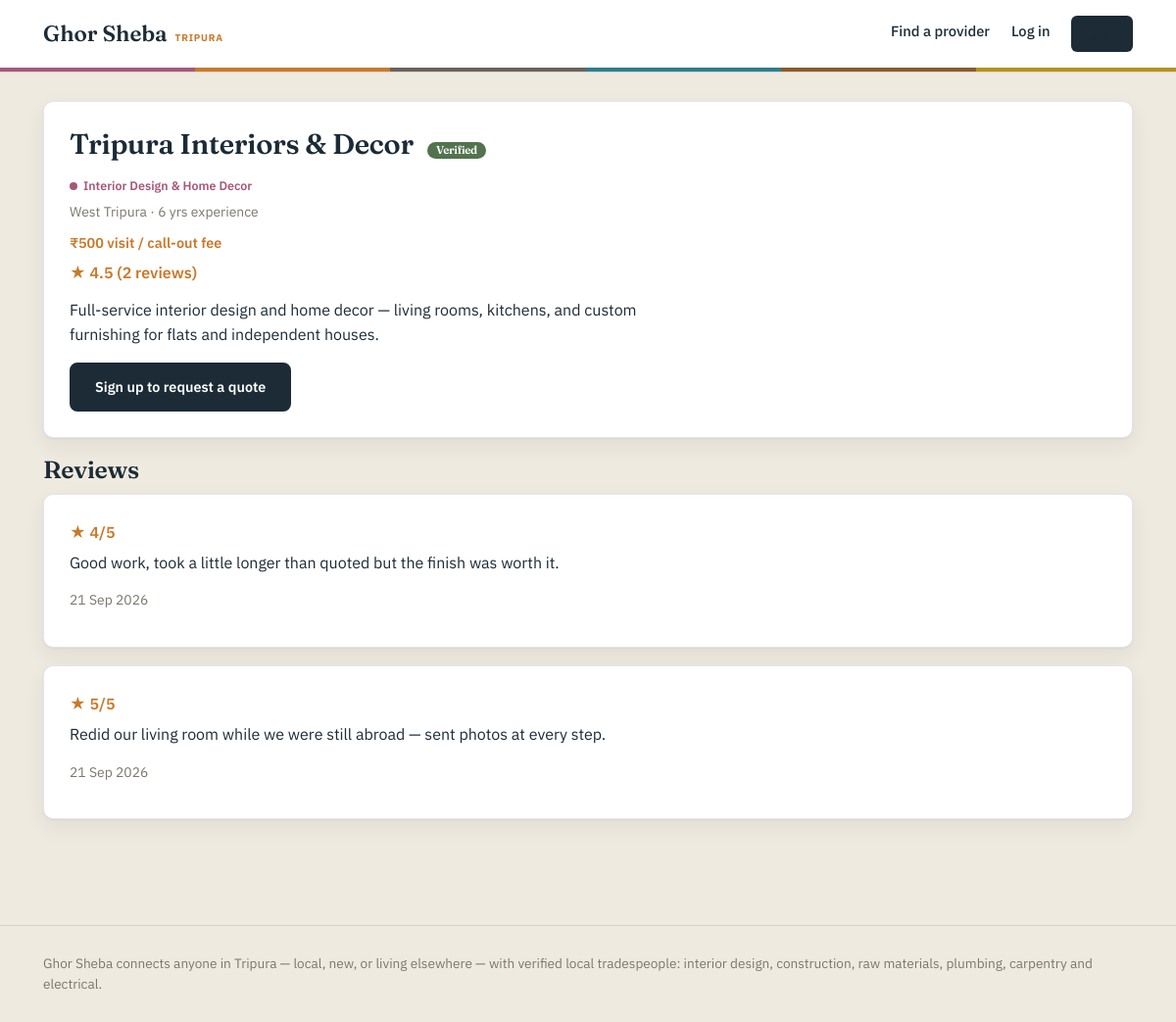
The page /providers/1 on the database its author committed.
### models.py (models this page shows)
class ProviderProfile(db.Model):
    __tablename__ = "provider_profiles"
    id = db.Column(db.Integer, primary_key=True)
    user_id = db.Column(db.Integer, db.ForeignKey("users.id"), nullable=False)
    business_name = db.Column(db.String(150), nullable=False)
    category = db.Column(db.String(50), nullable=False)  # matches Config.CATEGORIES keys
    district = db.Column(db.String(50), nullable=False)
    address = db.Column(db.String(255))
    years_experience = db.Column(db.Integer, default=0)
    description = db.Column(db.Text)
    visit_fee = db.Column(db.Integer)
    verified = db.Column(db.Boolean, default=False)
    created_at = db.Column(db.DateTime, default=datetime.utcnow)
    quotes = db.relationship(
        "Quote", backref="provider", lazy=True, cascade="all, delete-orphan"
    )
    reviews = db.relationship(
        "Review", backref="provider", lazy=True, cascade="all, delete-orphan"
    )
    @property
    def average_rating(self):
        if not self.reviews:
            return None
        return round(sum(r.rating for r in self.reviews) / len(self.reviews), 1)
    @property
    def review_count(self):
        return len(self.reviews)

class Review(db.Model):
    __tablename__ = "reviews"
    id = db.Column(db.Integer, primary_key=True)
    provider_id = db.Column(db.Integer, db.ForeignKey("provider_profiles.id"), nullable=False)
    customer_id = db.Column(db.Integer, db.ForeignKey("users.id"), nullable=False)
    request_id = db.Column(db.Integer, db.ForeignKey("service_requests.id"))
    rating = db.Column(db.Integer, nullable=False)  # 1-5
    comment = db.Column(db.Text)
    created_at = db.Column(db.DateTime, default=datetime.utcnow)

### app.py (the view)
    @app.route("/providers/<int:provider_id>")
    def provider_detail(provider_id):
        provider = ProviderProfile.query.get_or_404(provider_id)
        reviews = (
            Review.query.filter_by(provider_id=provider.id)
            .order_by(Review.created_at.desc())
            .all()
        )
        return render_template("provider_detail.html", provider=provider, reviews=reviews)

### app.py (called while the page is built)
def register_security_headers(app):
    @app.after_request
    def set_security_headers(response):
        response.headers["X-Content-Type-Options"] = "nosniff"
        response.headers["X-Frame-Options"] = "DENY"
        response.headers["Referrer-Policy"] = "strict-origin-when-cross-origin"
        if IS_PRODUCTION:
            response.headers["Strict-Transport-Security"] = "max-age=31536000; includeSubDomains"
        return response

### templates/provider_detail.html (shortened to what this page needs)
{% extends "base.html" %}
{% block content %}
<div class="plate">
  <h1 style="font-size:1.8rem;">{{ provider.business_name }}
    {% if provider.verified %}<span class="badge badge-verified">Verified</span>{% else %}<span class="badge badge-pending">Unverified</span>{% endif %}
  </h1>
  <div class="category-chip" style="--cat: {{ category_color[provider.category] }}; margin: 6px 0;">
    <span class="dot"></span>{{ category_label[provider.category] }}
  </div>
  <div class="meta-line" style="margin-top:0;">{{ provider.district }}{% if provider.address %} &middot; {{ provider.address }}{% endif %} &middot; {{ provider.years_experience }} yrs experience</div>
  {% if provider.visit_fee %}
    <div style="font-size:0.9rem; font-weight:600; color: var(--ochre); margin-bottom:6px;">
      &#8377;{{ provider.visit_fee }} visit / call-out fee
    </div>
  {% endif %}
  {% if provider.average_rating %}<div class="rating">&#9733; {{ provider.average_rating }} ({{ provider.review_count }} review{{ 's' if provider.review_count != 1 }})</div>{% endif %}
  <p style="margin-top:14px;">{{ provider.description or "No description provided yet." }}</p>
  {% if not current_user.is_authenticated %}
    <a class="btn" href="{{ url_for('register') }}">Sign up to request a quote</a>
  {% elif current_user.role == 'customer' %}
    <a class="btn" href="{{ url_for('request_service') }}">Post a request in {{ provider.district }}</a>
  {% endif %}
</div>
<h2>Reviews</h2>
{% for r in reviews %}
  <div class="plate">
    <div class="rating">&#9733; {{ r.rating }}/5</div>
    {% if r.comment %}<p style="margin-top:6px;">{{ r.comment }}</p>{% endif %}
    <div class="meta-line">{{ r.created_at.strftime('%d %b %Y') }}</div>
  </div>
{% endfor %}
{% endblock %}

### public/css/style.css (style rules this page uses)
:root { --ink: #1C2B36; --paper: #EFEAE0; --paper-raised: #FFFFFF; --ochre: #C97A2B; --bamboo: #52734D; --concrete: #7C776C; --rust: #A63D2C; --line: rgba(28, 43, 54, 0.12); --shadow: 0 1px 2px rgba(28,43,54,0.05), 0 8px 20px rgba(28,43,54,0.07); --shadow-hover: 0 2px 6px rgba(28,43,54,0.08), 0 16px 32px rgba(28,43,54,0.12); --radius: 10px; --serif: 'Fraunces', Georgia, serif; --sans: 'IBM Plex Sans', -apple-system, sans-serif; }
* { box-sizing: border-box; }
body { margin: 0; background: var(--paper); color: var(--ink); font-family: var(--sans); font-size: 16px; line-height: 1.55; -webkit-font-smoothing: antialiased; }
h1, h2, h3 { font-family: var(--serif); font-weight: 600; margin: 0 0 0.4em; line-height: 1.15; letter-spacing: -0.01em; }
h1 { font-size: 2.7rem; }
h2 { font-size: 1.55rem; }
p { max-width: 62ch; }
a { color: var(--ink); }
.plate { position: relative; background: var(--paper-raised); border: 1px solid var(--line); border-radius: var(--radius); box-shadow: var(--shadow); padding: 26px; margin-bottom: 18px; transition: box-shadow 0.15s ease, transform 0.1s ease; }
.btn { display: inline-block; font-family: var(--sans); font-weight: 600; font-size: 0.9rem; padding: 12px 24px; border: 2px solid var(--ink); background: var(--ink); color: var(--paper-raised); text-decoration: none; cursor: pointer; border-radius: 8px; transition: background 0.15s ease, border-color 0.15s ease, transform 0.1s ease, box-shadow 0.15s ease; }
.category-chip { display: inline-flex; align-items: center; gap: 6px; font-size: 0.78rem; font-weight: 600; color: var(--cat, var(--ochre)); }
.category-chip .dot { width: 8px; height: 8px; border-radius: 50%; background: var(--cat, var(--ochre)); }
.badge { display: inline-block; font-size: 0.72rem; font-weight: 600; padding: 2px 9px; border-radius: 20px; margin-left: 8px; }
.badge-verified { background: var(--bamboo); color: #fff; }
.meta-line { color: var(--concrete); font-size: 0.87rem; margin: 4px 0 10px; }
.rating { color: var(--ochre); font-weight: 600; }

### rows shown on the page
ProviderProfile: business_name "Tripura Interiors & Decor", category "Interior Design & Home Decor", district "West Tripura", years_experience "6", visit_fee "500", description "Full-service interior design and home decor — living rooms, kitchens, and custom furnishing for flats and independent houses."
Review: average_rating "4.5", rating "5", comment "Redid our living room while we were still abroad — sent photos at every step.", created_at "21 Sep 2026"
Review: rating "4", comment "Good work, took a little longer than quoted but the finish was worth it.", created_at "21 Sep 2026"

### other values the page prints
{{ provider.review_count }} "2"
{{ 's' if provider.review_count != 1 }} "s"
